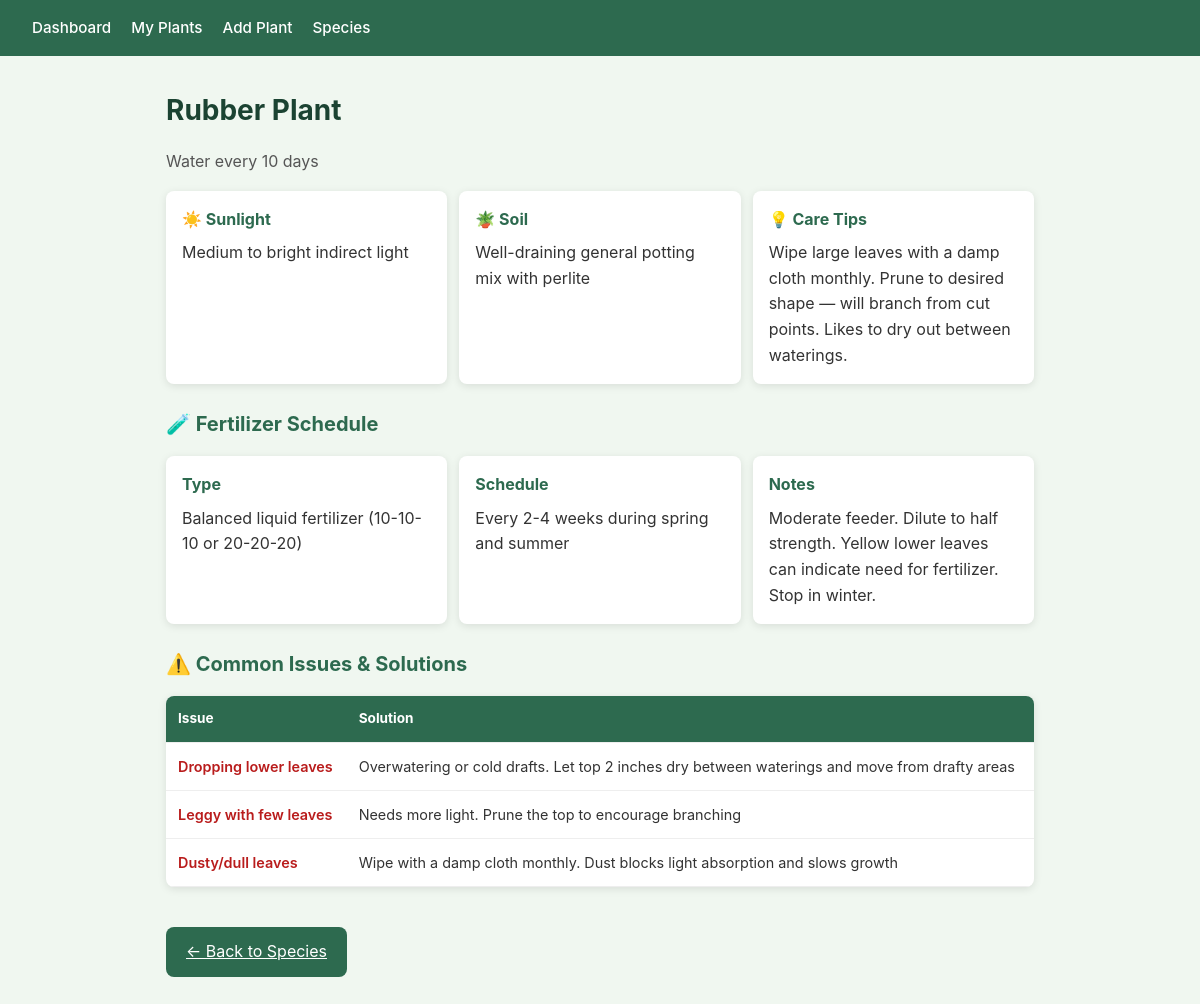
The page /species/12 on the database its author committed.
### app/models.py (models this page shows)
class Species(db.Model):
    id = db.Column(db.Integer, primary_key=True)
    name = db.Column(db.String(100), unique=True, nullable=False)
    watering_interval_days = db.Column(db.Integer, nullable=False)
    sunlight = db.Column(db.String(100))
    soil_type = db.Column(db.String(200))
    common_issues = db.Column(db.Text)
    care_tips = db.Column(db.Text)
    fertilizer_type = db.Column(db.String(200))
    fertilizer_schedule = db.Column(db.String(200))
    fertilizer_notes = db.Column(db.Text)
    plants = db.relationship("Plant", backref="species", lazy=True)
    issues = db.relationship("SpeciesIssue", backref="species", lazy=True)

class SpeciesIssue(db.Model):
    id = db.Column(db.Integer, primary_key=True)
    species_id = db.Column(db.Integer, db.ForeignKey("species.id"), nullable=False)
    issue = db.Column(db.String(200), nullable=False)
    solution = db.Column(db.Text, nullable=False)

### app/routes.py (the view)
@main.route("/species/<int:species_id>")
def species_detail(species_id):
    species = Species.query.get_or_404(species_id)
    return render_template("species_detail.html", species=species)

### app/templates/species_detail.html
{% extends "base.html" %}
{% block content %}
<h1>{{ species.name }}</h1>
<p class="subtitle">Water every {{ species.watering_interval_days }} days</p>
<div class="care-grid">
    {% if species.sunlight %}
    <div class="care-card">
        <h3>☀️ Sunlight</h3>
        <p>{{ species.sunlight }}</p>
    </div>
    {% endif %}
    {% if species.soil_type %}
    <div class="care-card">
        <h3>🪴 Soil</h3>
        <p>{{ species.soil_type }}</p>
    </div>
    {% endif %}
    {% if species.care_tips %}
    <div class="care-card">
        <h3>💡 Care Tips</h3>
        <p>{{ species.care_tips }}</p>
    </div>
    {% endif %}
</div>
{% if species.fertilizer_type or species.fertilizer_schedule %}
<h2>🧪 Fertilizer Schedule</h2>
<div class="care-grid">
    {% if species.fertilizer_type %}
    <div class="care-card">
        <h3>Type</h3>
        <p>{{ species.fertilizer_type }}</p>
    </div>
    {% endif %}
    {% if species.fertilizer_schedule %}
    <div class="care-card">
        <h3>Schedule</h3>
        <p>{{ species.fertilizer_schedule }}</p>
    </div>
    {% endif %}
    {% if species.fertilizer_notes %}
    <div class="care-card">
        <h3>Notes</h3>
        <p>{{ species.fertilizer_notes }}</p>
    </div>
    {% endif %}
</div>
{% endif %}
{% if species.issues %}
<h2>⚠️ Common Issues &amp; Solutions</h2>
<table class="issues-table">
    <thead>
        <tr>
            <th>Issue</th>
            <th>Solution</th>
        </tr>
    </thead>
    <tbody>
        {% for item in species.issues %}
        <tr>
            <td class="issue-cell">{{ item.issue }}</td>
            <td>{{ item.solution }}</td>
        </tr>
        {% endfor %}
    </tbody>
</table>
{% endif %}
<a href="{{ url_for('main.manage_species') }}" class="btn">← Back to Species</a>
{% endblock %}

### app/static/style.css (style rules this page uses)
* { box-sizing: border-box; margin: 0; padding: 0; }
body { font-family: -apple-system, BlinkMacSystemFont, "Segoe UI", Roboto, sans-serif; background: #f0f7f0; color: #333; line-height: 1.6; -webkit-text-size-adjust: 100%; }
h1 { margin-bottom: 1rem; color: #1b4332; font-size: 1.5rem; }
h2 { margin: 1.5rem 0 1rem; color: #2d6a4f; font-size: 1.25rem; }
table { width: 100%; border-collapse: collapse; background: white; border-radius: 8px; overflow: hidden; box-shadow: 0 2px 8px rgba(0, 0, 0, 0.1); }
th, td { padding: 0.75rem 0.75rem; text-align: left; border-bottom: 1px solid #eee; }
th { background: #2d6a4f; color: white; font-size: 0.85rem; }
.subtitle { color: #555; margin-bottom: 1rem; font-size: 1rem; }
.care-grid { display: grid; grid-template-columns: 1fr; gap: 0.75rem; margin-bottom: 1.5rem; }
.care-card { background: white; border-radius: 8px; padding: 1rem; box-shadow: 0 2px 8px rgba(0, 0, 0, 0.1); }
.care-card h3 { margin-bottom: 0.5rem; color: #2d6a4f; font-size: 1rem; }
.issues-table { margin-top: 1rem; margin-bottom: 1.5rem; }
.issues-table td { vertical-align: top; font-size: 0.9rem; }
.issue-cell { font-weight: 600; color: #b91c1c; }
.btn { display: inline-block; margin-top: 1rem; padding: 0.75rem 1.25rem; background: #2d6a4f; color: white; border: none; border-radius: 8px; cursor: pointer; font-size: 1rem; -webkit-tap-highlight-color: transparent; touch-action: manipulation; }
@media (min-width: 768px) { h1 { font-size: 1.75rem; } }
@media (min-width: 768px) { .care-grid { grid-template-columns: repeat(auto-fit, minmax(280px, 1fr)); } }
@media (min-width: 768px) { .issue-cell { white-space: nowrap; } }

### rows shown on the page
Species: name "Rubber Plant", watering_interval_days "10", sunlight "Medium to bright indirect light", soil_type "Well-draining general potting mix with perlite", care_tips "Wipe large leaves with a damp cloth monthly. Prune to desired shape — will branch from cut points. Likes to dry out between waterings.", fertilizer_type "Balanced liquid fertilizer (10-10-10 or 20-20-20)", fertilizer_schedule "Every 2-4 weeks during spring and summer", fertilizer_notes "Moderate feeder. Dilute to half strength. Yellow lower leaves can indicate need for fertilizer. Stop in winter."
SpeciesIssue: issue "Dropping lower leaves", solution "Overwatering or cold drafts. Let top 2 inches dry between waterings and move from drafty areas"
SpeciesIssue: issue "Leggy with few leaves", solution "Needs more light. Prune the top to encourage branching"
SpeciesIssue: issue "Dusty/dull leaves", solution "Wipe with a damp cloth monthly. Dust blocks light absorption and slows growth"
